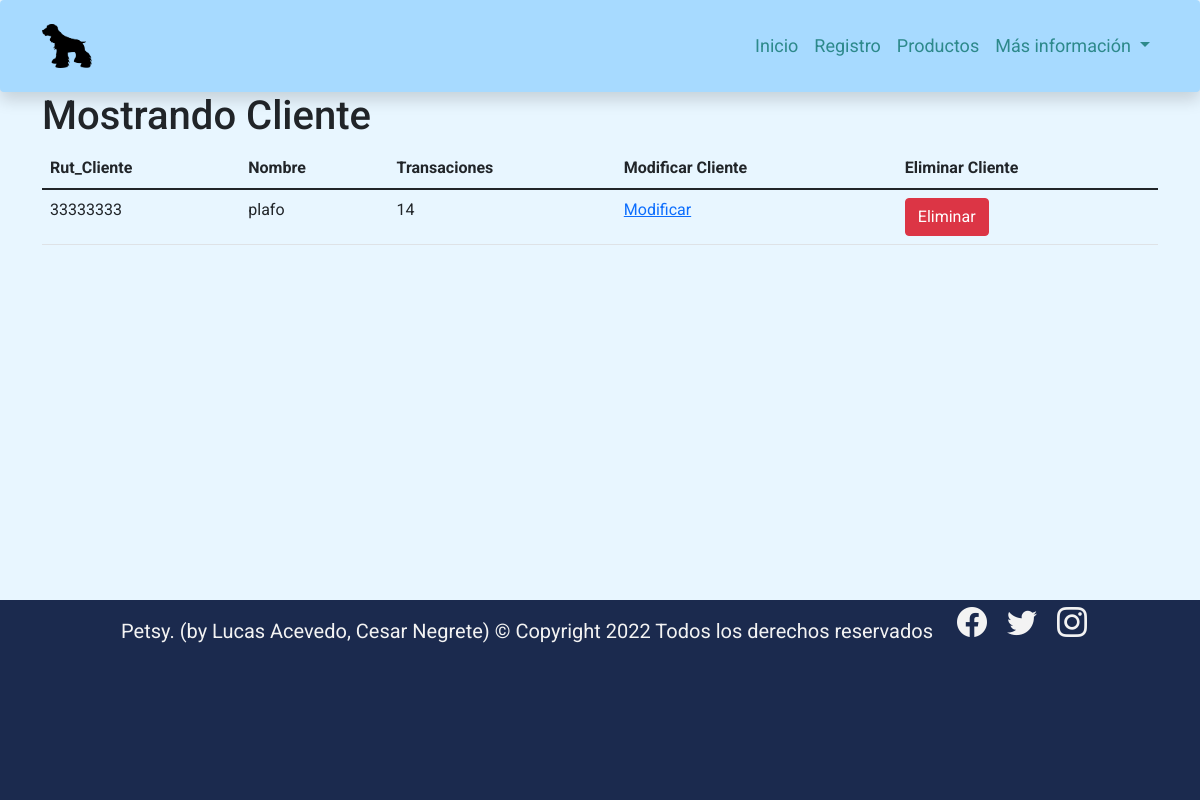
Screenshot of /MostrarCliente/ with the database file from the repository.
### petsy/models.py (models this page shows, shortened)
class Cliente(models.Model):
    Rut_Cliente = models.CharField(max_length=8, primary_key=True, verbose_name='Id del cliente')
    Nombre = models.CharField(max_length=15, verbose_name='Nombre')
    Transaciones = models.IntegerField(verbose_name='Transaciones')

### petsy/views.py (the view)
# urls.py: path('MostrarCliente/', MostrarCliente, name="MostrarCliente"),
def MostrarCliente(request):
    cliente = Cliente.objects.all()
    datos = {
        'cliente' : cliente
    }
    return render(request, 'Mostrarcliente.html', datos)

### petsy/templates/Mostrarcliente.html (shortened to what this page needs)
<!doctype html>
<html lang="en">
  <head>
    <link rel="stylesheet" href="https://cdn.jsdelivr.net/npm/bootstrap-icons@1.8.1/font/bootstrap-icons.css">
    <link href="https://cdn.jsdelivr.net/npm/bootstrap@5.1.3/dist/css/bootstrap.min.css" rel="stylesheet">
    {%load static%}
    <link rel="stylesheet" href="{% static 'css/style.css' %}">
  </head>
  <body>
    <nav class="navbar navbar-expand-lg navbar-light p-4 shadow p-3 bg-white rounded" style="background-color: #a7daff !important;"  id="navbar">
        <div class="container">
          <img src="{% static './img/Petsy Logo.png' %}" alt="" width="50" height="44" class="d-inline-block align-text-top">
          <div class="collapse navbar-collapse" id="navbarNavDropdown">
            <ul class="navbar-nav ms-auto">
              <li class="nav-item">
                <a class="nav-link active" aria-current="page" href="{% url 'index' %}">Inicio</a>
              </li>
              <li class="nav-item">
                <a class="nav-link" href="{% url 'registracion' %}">Registro</a>
              </li>
              <li class="nav-item">
                <a class="nav-link" href="{% url 'galeria' %}">Productos</a>
              </li>
              <li class="nav-item dropdown">
                <a class="nav-link dropdown-toggle" href="#" id="navbarDropdownMenuLink" role="button" data-bs-toggle="dropdown" aria-expanded="false">
                  Más información
                </a>
              </li>
            </ul>
          </div>
        </div>
      </nav>
    <div class="container">
        <h1>Mostrando Cliente</h1>
        <table class="table">
            <thead>
                <tr>
                    <th>Rut_Cliente</th>
                    <th>Nombre</th>
                    <th>Transaciones</th>
                    <th>Modificar Cliente</th>
                    <th>Eliminar Cliente</th>
                </tr>
            </thead>
            <tbody>
            {% for cl in cliente %}
                <tr>
                    <td>{{ cl.Rut_Cliente }}</td>
                    <td>{{ cl.Nombre }}</td>
                    <td>{{ cl.Transaciones }}</td>
                    <td><a href="{% url 'form_modcliente' cl.Rut_Cliente %}">Modificar</a></td>
                    <td><a href="{% url 'EliminarCliente' cl.Rut_Cliente %}" class="btn btn-danger">Eliminar</a></td>
                </tr>
            {% endfor %}
            </tbody>
        </table>
    </div>
      <footer class="w-100 d-flex align-items justify-content-center flex-wrap">
        <p class="fs-5 px-3 pt-3">Petsy. (by Lucas Acevedo, Cesar Negrete) &copy; Copyright 2022 Todos los derechos
          reservados</p>
          <div id="iconos">
            <a href="#"><i class="bi bi-facebook"></i></a>
            <a href="#"><i class="bi bi-twitter"></i></a>
            <a href="#"><i class="bi bi-instagram"></i></a>
          </div>
      </footer>
</body>
  </html>

### petsy/static/css/style.css (style rules this page uses)
html { position: relative; min-height: 100%; padding-bottom: 200px; }
body { margin-bottom: 200px; font-family: 'Roboto', sans-serif !important; background-color: #e8f6ff !important; }
footer { position: absolute; bottom: 0; width: 100%; height: 200px; }
#navbar a { color: #2d898b; font-size: 18px; }
.nav-link { border-bottom: 1px solid transparent; }
footer { background: #1b2a4e; margin-bottom: auto; }
footer p { color: #f3f3f3; text-align: center; }
#iconos i { font-size: 30px; padding: 0 8px; color: #f3f3f3; }

### rows the page displays
Cliente: Rut_Cliente "33333333", Nombre "plafo", Transaciones "14"
